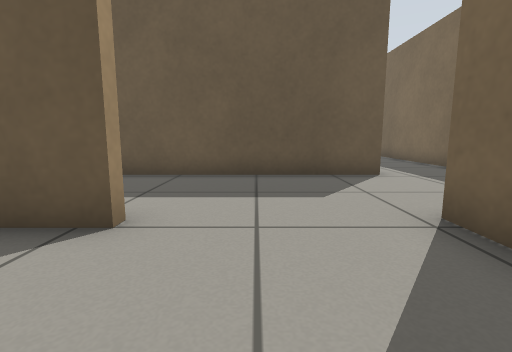
[1] (above)

24 first-person views from a walk through a robot-simulator world made for Gazebo. The camera is 0.5 m above the floor, tilts 8° down and sees 85° across. The floor is counted in squares, 0.5 m on a side. Each view is taken from the middle of a square. On the plan, view 1 faces up. The plan holds only what a view shows up to about 11 squares ahead; the rest is blank. The place goes on beyond the plan.

[2]
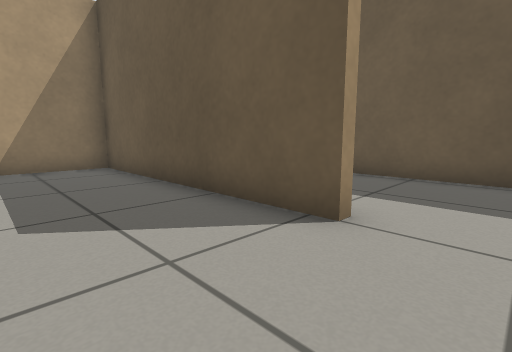

[3]
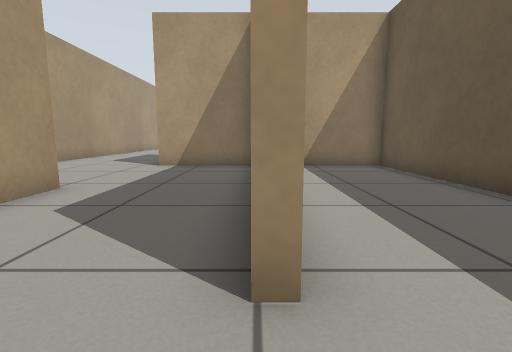

[4]
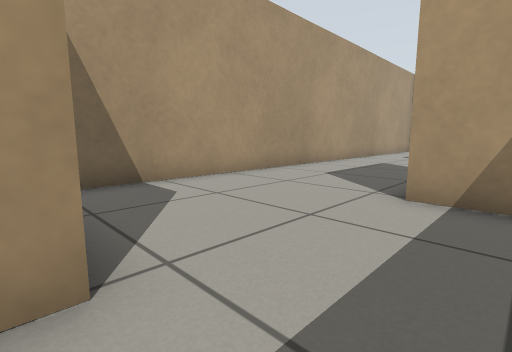

[5]
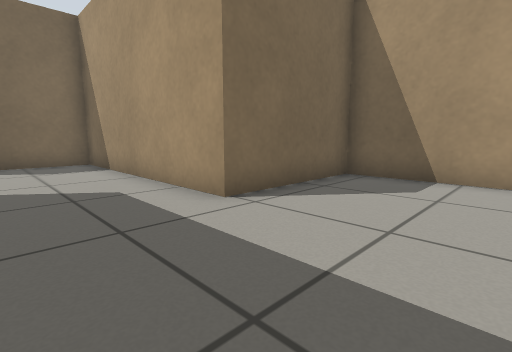

[6]
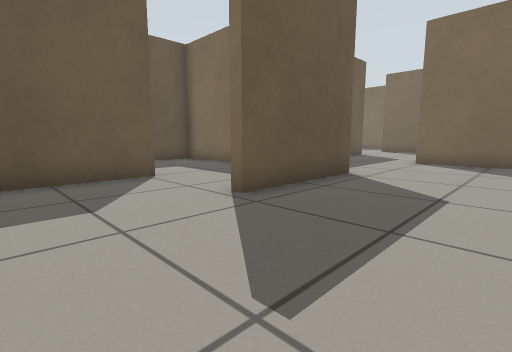

[7]
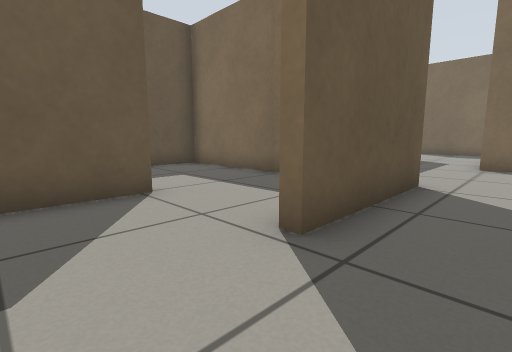

[8]
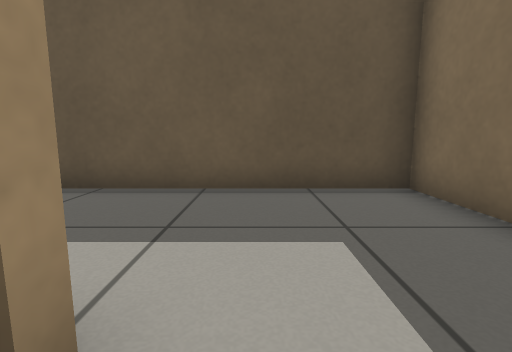

[9]
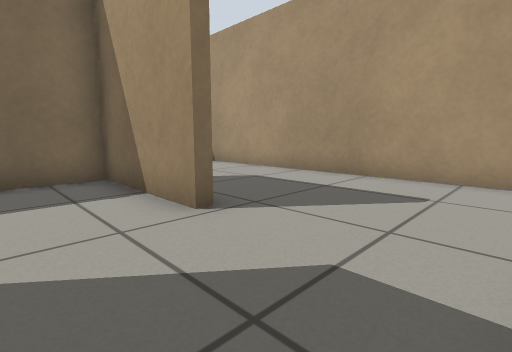

[10]
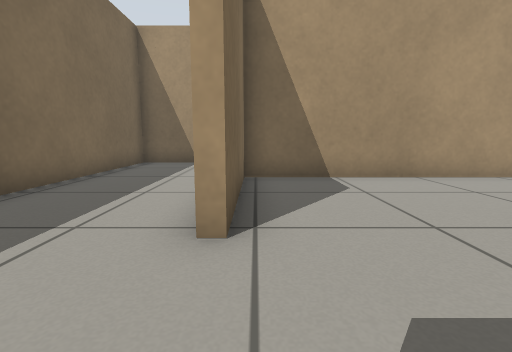

[11]
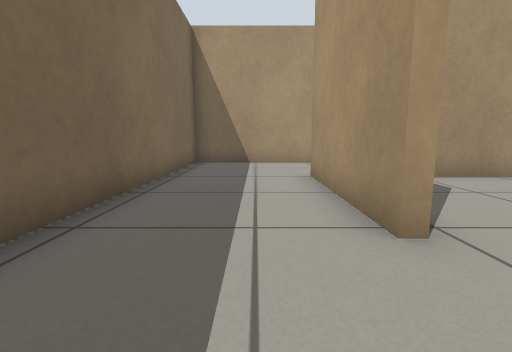

[12]
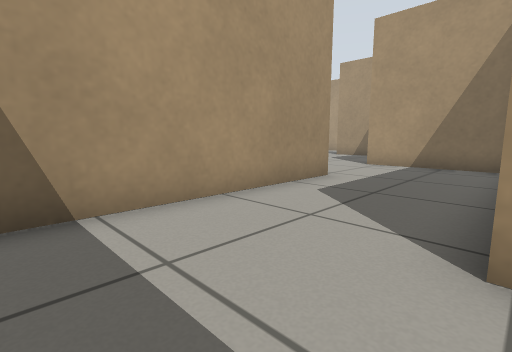

[13]
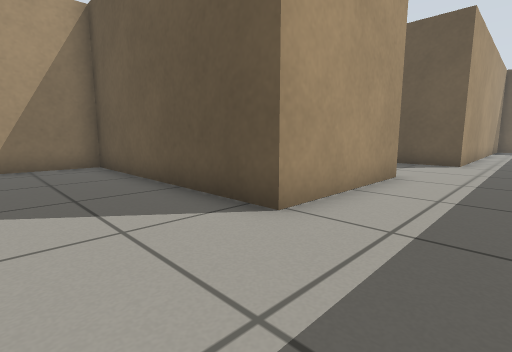

[14]
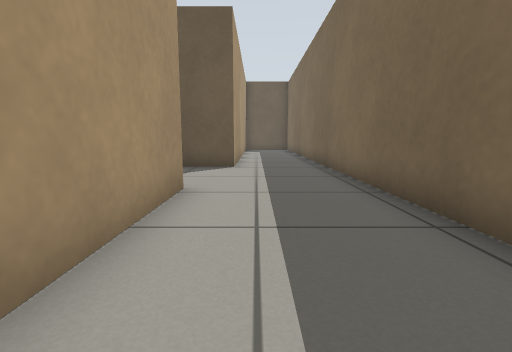

[15]
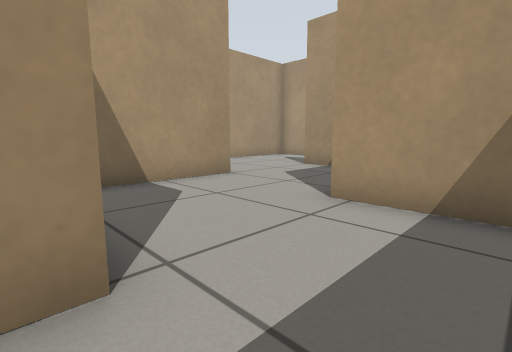

[16]
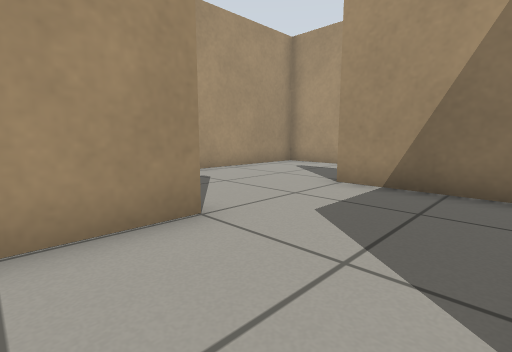

[17]
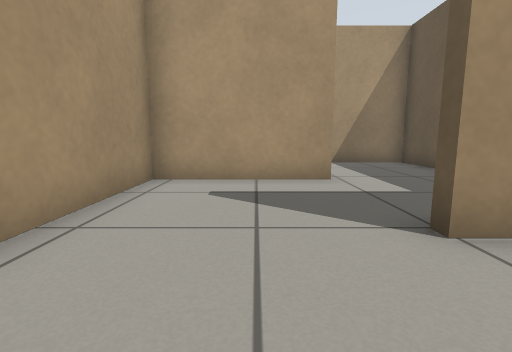

[18]
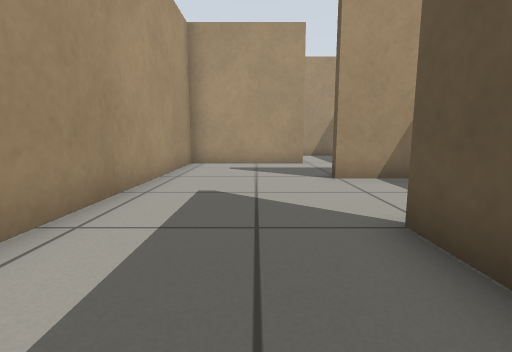

[19]
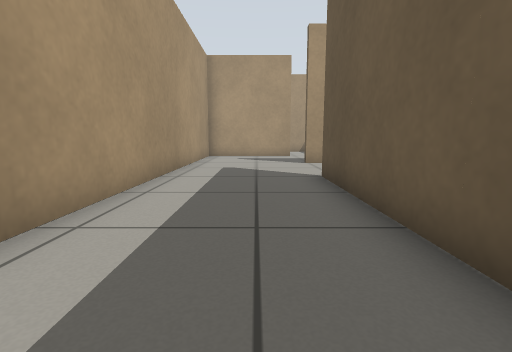

[20]
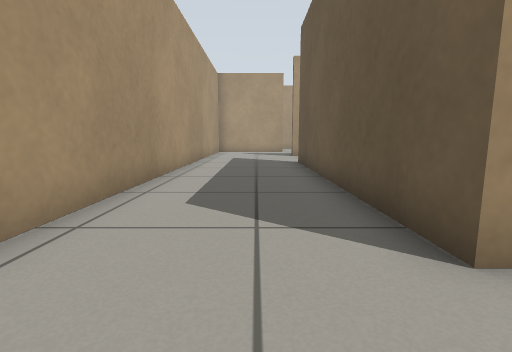

[21]
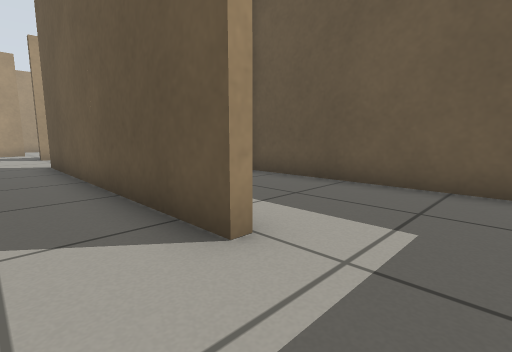

[22]
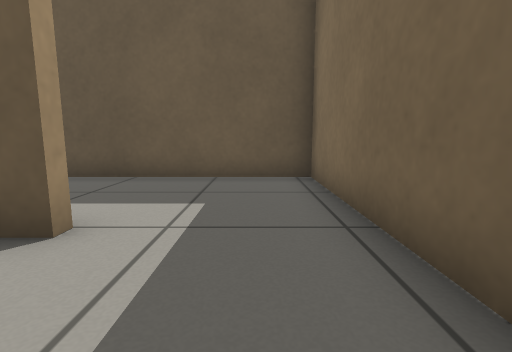

[23]
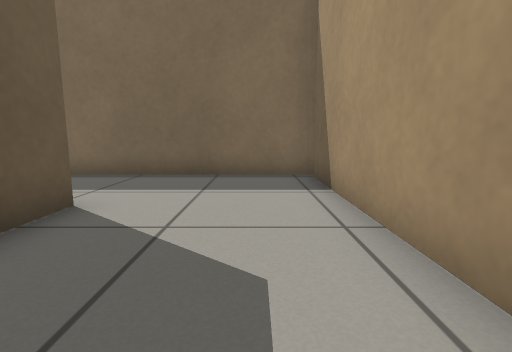

[24]
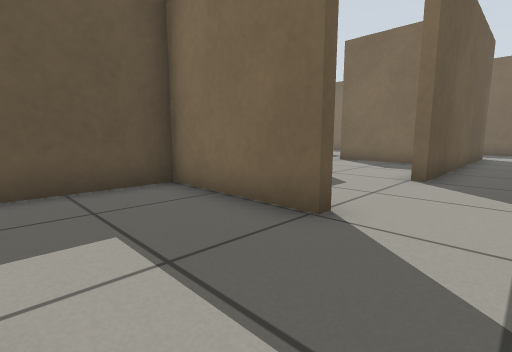

### Floor plan
Ten units are one square. View 1 is at (0, 0); x grows to the right and y downward. Boxes are objects, and circles mark ways between rooms. Rooms are numbered by the first view taken in them; rooms with no view inside come last. Other rooms are left out.
<svg viewBox="-173 -90 242 231">
<path fill="none" stroke="#000" d="M-16 -34 -16 -30 -97 -30 -97 4 -137 4M-167 51 -54 51 -54 9 23 9 23 -34M-138 -30 -167 -30M-137 4 -137 1 -100 1 -100 -73 -168 -73M-138 -32 -138 -30M33 -73 -97 -73 -97 -46M-16 48 64 48 64 -85M26 -34 26 12 -51 12 -51 44M33 -85 33 -73M-51 44 -51 54M-46 90 -26 90M-15 79 -15 62M30 93 -61 93M-95 134 60 134M64 136 64 86M-135 91 -135 134 -95 134M-100 91 -100 54 -129 54M-61 90 -46 90M-97 61 -97 91M64 86 64 51 -10 51"/>
<circle cx="-155" cy="0" r="3" fill="#2a7"/>
<circle cx="0" cy="-30" r="3" fill="#2a7"/>
<circle cx="25" cy="-50" r="3" fill="#2a7"/>
<circle cx="-35" cy="50" r="3" fill="#2a7"/>
<circle cx="-55" cy="70" r="3" fill="#2a7"/>
<circle cx="-100" cy="110" r="3" fill="#2a7"/>
<circle cx="-80" cy="90" r="3" fill="#2a7"/>
<circle cx="40" cy="90" r="3" fill="#2a7"/>
<text x="-80" y="10">1</text>
<text x="-140" y="-40">2</text>
<text x="-30" y="-50">3</text>
<text x="20" y="20">4</text>
<text x="-40" y="60">5</text>
<text x="-20" y="110">6</text>
<text x="-120" y="90">7</text>
<text x="-70" y="70">8</text>
<text x="20" y="70">9</text>
</svg>
Room 1 opens to room 2. Room 1 opens to room 3. Room 3 opens to room 4. Room 4 opens to room 5. Room 5 opens to room 8. Room 6 opens to room 7. Room 6 opens to room 8. Room 6 opens to room 9.

Where each view was taken, in squares from view 1:
view 1: 0 up, 0 right, facing up
view 2: 0 up, 0 right, facing up-left
view 3: 3 up, 0 right, facing left
view 4: 1 up, 5 left, facing down-left
view 5: 2 up, 9 left, facing down-right
view 6: 4 down, 17 left, facing up-right
view 7: 2 down, 16 left, facing up-right
view 8: 2 up, 13 left, facing up
view 9: 2 up, 17 left, facing down-right
view 10: 6 up, 2 right, facing down
view 11: 6 up, 4 right, facing down
view 12: 1 down, 5 right, facing down-left
view 13: 4 down, 5 right, facing up-left
view 14: 2 down, 4 right, facing up
view 15: 3 down, 1 left, facing down-left
view 16: 6 down, 4 left, facing down-left
view 17: 11 down, 7 left, facing left
view 18: 11 down, 3 left, facing left
view 19: 11 down, 1 right, facing left
view 20: 11 down, 5 right, facing left
view 21: 11 down, 5 right, facing up-left
view 22: 12 down, 5 right, facing up
view 23: 12 down, 1 left, facing right
view 24: 11 down, 13 left, facing up-right
